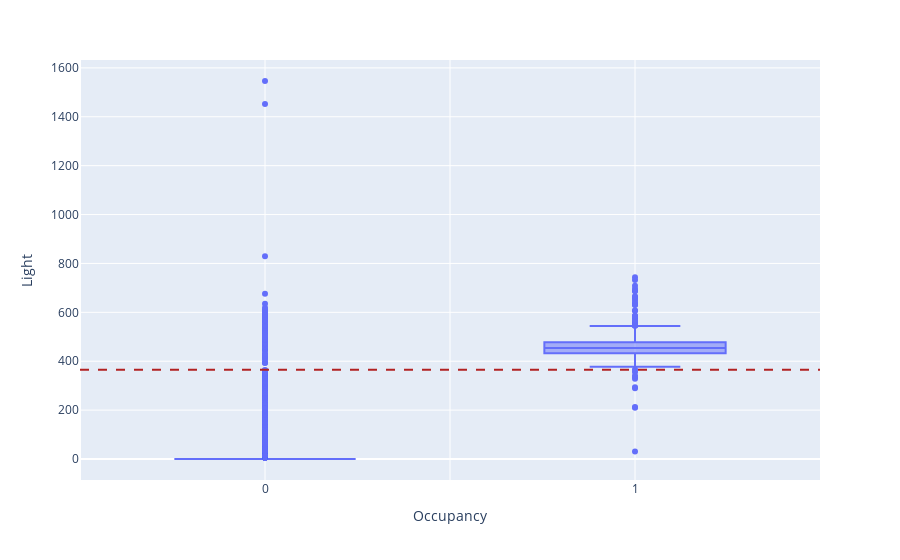

Notebook code for this chart:
### Code cell
# Plot the Best Threshold in the Training Dataset
plot_threshold(train, feature, target, best_threshold)

### Figure 1 — Plotly figure (JSON) as saved in the notebook; plotly's stock layout.template omitted (floating-point values rounded to 4 significant figures; data arrays with more than 128 entries replaced by an {"elided": "..."} marker saying what was removed)
{"data": [{"alignmentgroup": "True", "hovertemplate": "Occupancy=%{x}<br>Light=%{y}<extra></extra>", "legendgroup": "", "marker": {"color": "#636efa"}, "name": "", "notched": false, "offsetgroup": "", "orientation": "v", "showlegend": false, "x": {"elided": "8143 int values"}, "x0": " ", "xaxis": "x", "y": {"elided": "8143 float values"}, "y0": " ", "yaxis": "y", "type": "box"}, {"line": {"color": "firebrick", "dash": "dash", "width": 2}, "mode": "lines", "showlegend": false, "x": [0, 2], "xaxis": "x2", "y": [365.0, 365.0], "type": "scatter"}], "layout": {"xaxis": {"anchor": "y", "domain": [0.0, 1.0], "title": {"text": "Occupancy"}}, "yaxis": {"anchor": "x", "domain": [0.0, 1.0], "title": {"text": "Light"}}, "legend": {"tracegroupgap": 0}, "margin": {"t": 60}, "boxmode": "group", "xaxis2": {"overlaying": "x", "range": [0, 2], "showticklabels": false}}}
